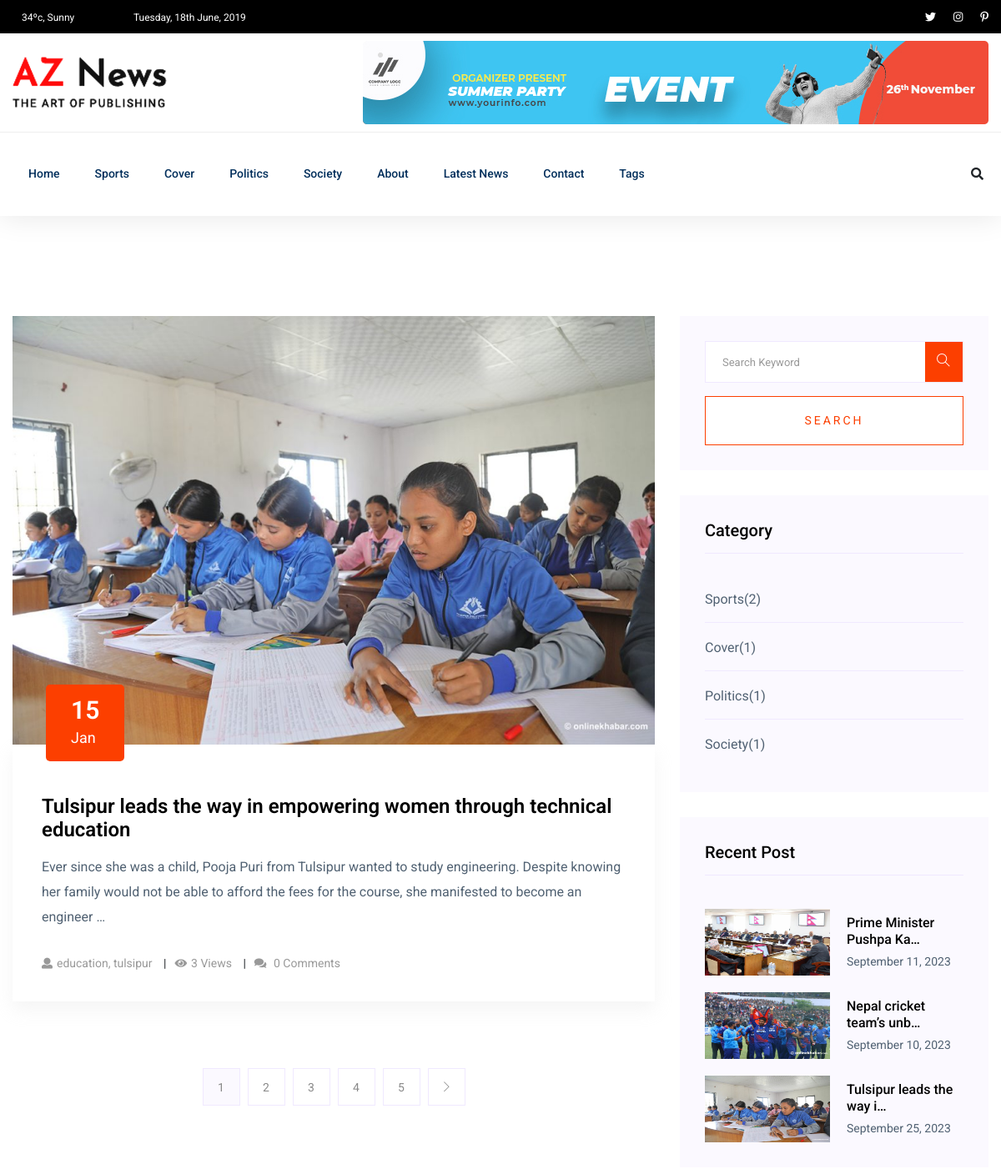
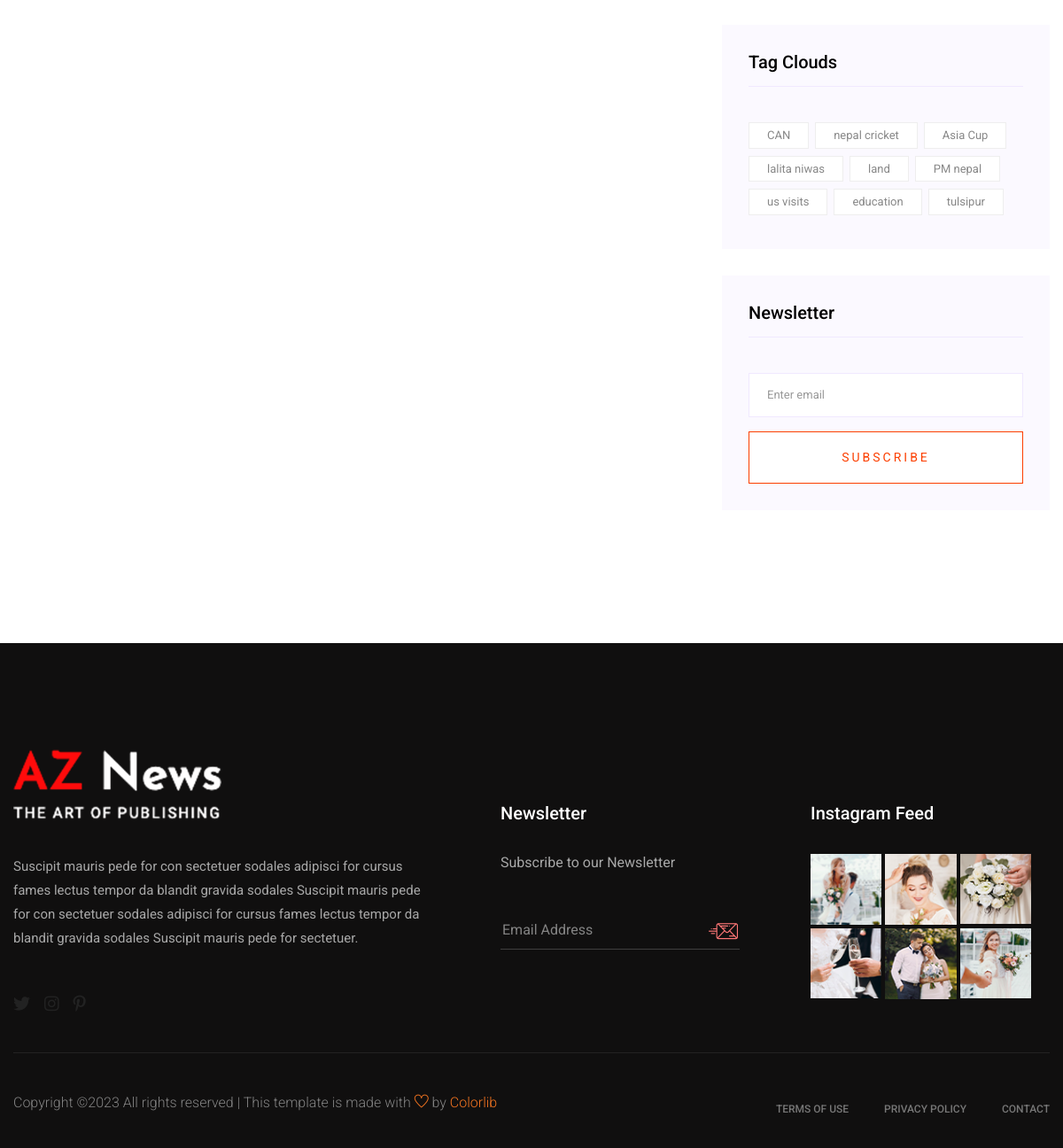
The page /post-list/ on the database its author committed (2 pictures, top to bottom).
### newspaper/models.py (models this page shows, shortened)
class TimeStampModel(models.Model):
    created_at = models.DateTimeField(auto_now_add=True)
    updated_at = models.DateTimeField(auto_now=True)
    class Meta:
        abstract = True  # Don't create table in DB

class Category(TimeStampModel):
    name = models.CharField(max_length=100)

class Post(TimeStampModel):
    STATUS_CHOICES = [
        ("active", "Active"),
        ("in_active", "Inactive"),
    ]
    title = models.CharField(max_length=200)
    content = models.TextField()
    featured_image = models.ImageField(upload_to="post_images/%Y/%m/%d", blank=False)
    author = models.ForeignKey("auth.User", on_delete=models.CASCADE)
    status = models.CharField(max_length=20, choices=STATUS_CHOICES, default="active")
    views_count = models.PositiveBigIntegerField(default=0)
    published_at = models.DateTimeField(null=True, blank=True)
    category = models.ForeignKey(Category, on_delete=models.CASCADE)
    tag = models.ManyToManyField(Tag)

class Tag(TimeStampModel):
    name = models.CharField(max_length=100)
    def __str__(self):
        return self.name

### newspaper/views.py (the view)
class PostListView(ListView):
    model = Post
    template_name = "aznews/list/list.html"
    context_object_name = "posts"
    queryset = Post.objects.filter(
        published_at__isnull=False, status="active"
    ).order_by("-published_at")
    paginate_by = 1

### templates/aznews/list/list.html
{% extends "aznews/base.html" %}
{% load static %}
{% block content %}
  <section class="blog_area section-padding">
    <div class="container">
      <div class="row">
        <div class="col-lg-8 mb-5 mb-lg-0">
          <div class="blog_left_sidebar">
            {% include "aznews/list/left/post_list.html" with posts=page_obj %}
            {% include "aznews/list/left/pagination.html" %}
          </div>
        </div>
        <div class="col-lg-4">
          <div class="blog_right_sidebar">
            {% include "aznews/list/right/search_form.html" %}
            {% include "aznews/list/right/categories.html" %}
            {% include "aznews/list/right/popular_posts.html" %}
            {% include "aznews/list/right/tags.html" %}
            {% include "aznews/list/right/newsletter.html" %}
          </div>
        </div>
      </div>
    </div>
  </section>
{% endblock content %}

### templates/aznews/header.html (shortened to what this page needs)
<header>
  <div class="header-area">
    <div class="main-header ">
      <div class="header-top black-bg d-none d-md-block">
        <div class="container">
          <div class="col-xl-12">
            <div class="row d-flex justify-content-between align-items-center">
              <div class="header-info-left">
                <ul>
                  <li>
                    34ºc, Sunny
                  </li>
                  <li>
                    Tuesday, 18th June, 2019
                  </li>
                </ul>
              </div>
              <div class="header-info-right">
                <ul class="header-social">
                  <li>
                    <a href="#"><i class="fab fa-twitter"></i></a>
                  </li>
                  <li>
                    <a href="#"><i class="fab fa-instagram"></i></a>
                  </li>
                  <li>
                    <a href="#"><i class="fab fa-pinterest-p"></i></a>
                  </li>
                </ul>
              </div>
            </div>
          </div>
        </div>
      </div>
      <div class="header-mid d-none d-md-block">
        <div class="container">
          <div class="row d-flex align-items-center">
            <div class="col-xl-3 col-lg-3 col-md-3">
              <div class="logo">
                <a href="/">
                  <img src="assets/img/logo/logo.png" alt="" />
                </a>
              </div>
            </div>
            <div class="col-xl-9 col-lg-9 col-md-9">
              <div class="header-banner f-right ">
                <img src="assets/img/hero/header_card.jpg" alt="" />
              </div>
            </div>
          </div>
        </div>
      </div>
      <div class="header-bottom header-sticky">
        <div class="container">
          <div class="row align-items-center">
            <div class="col-xl-10 col-lg-10 col-md-12 header-flex">
              <div class="main-menu d-none d-md-block">
                <nav>
                  <ul id="navigation">
                    <li>
                      <a href="/">Home</a>
                    </li>
                    {% for category in categories %}
                      <li>
                        <a href="{% url 'post-by-category' category.id %}">{{ category.name }}</a>
                      </li>
                    {% endfor %}
                    <li>
                      <a href="{% url 'about' %}">About</a>
                    </li>
                    <li>
                      <a href="{% url 'post-list' %}">Latest News</a>
                    </li>
                    <li>
                      <a href="{% url 'contact' %}">Contact</a>
                    </li>
                    <li>
                      <a href="#">Tags</a>
                    </li>
                  </ul>
                </nav>
              </div>
            </div>
            <div class="col-xl-2 col-lg-2 col-md-4">
              <div class="header-right-btn f-right d-none d-lg-block">
                <i class="fas fa-search special-tag"></i>
              </div>
            </div>
            <div class="col-12">
            </div>
          </div>
        </div>
      </div>
    </div>
  </div>
</header>

### templates/aznews/list/left/post_list.html
{% for post in posts %}
  <article class="blog_item">
    <div class="blog_item_img">
      <img class="card-img rounded-0"
           src="{{ post.featured_image.url }}"
           alt="{{ post.title }}" />
      <a href="#" class="blog_item_date">
        <h3>15</h3>
        <p>Jan</p>
      </a>
    </div>
    <div class="blog_details">
      <a class="d-inline-block" href="{% url 'post-detail' post.pk %}">
        <h2>{{ post.title }}</h2>
      </a>
      <p>{{ post.content|striptags|safe|truncatechars:200 }}</p>
      <ul class="blog-info-link">
        <li>
          <a href="#"><i class="fa fa-user"></i>{{ post.tag.all|join:", " }}</a>
        </li>
        <li>
          <a href="#"><i class="fa fa-eye"></i>{{ post.views_count }} Views</a>
        </li>
        <li>
          <a href="#"><i class="fa fa-comments"></i> {{ post.comment_set.count }} Comments</a>
        </li>
      </ul>
    </div>
  </article>
{% endfor %}

### templates/aznews/list/right/categories.html
<aside class="single_sidebar_widget post_category_widget">
  <h4 class="widget_title">Category</h4>
  <ul class="list cat-list">
    {% for category in categories %}
      <li>
        <a href="{% url 'post-by-category' category.pk %}" class="d-flex">
          <p>{{ category.name|title }}</p>
          <p>({{ category.post_set.count }})</p>
        </a>
      </li>
    {% endfor %}
  </ul>
</aside>

### templates/aznews/list/right/popular_posts.html
{% load static %}
<aside class="single_sidebar_widget popular_post_widget">
  <h3 class="widget_title">Recent Post</h3>
  {% for post in trending_posts %}
    <div class="media post_item">
      <img src="{{ post.featured_image.url }}"
           alt="{{ post.title }}"
           width="150px"
           height="80px" />
      <div class="media-body">
        <a href="{% url 'post-detail' post.pk %}">
          <h3>{{ post.title|truncatechars:25 }}</h3>
        </a>
        <p>{{ post.published_at|date:"F j, Y" }}</p>
      </div>
    </div>
  {% endfor %}
</aside>

### templates/aznews/list/right/tags.html
<aside class="single_sidebar_widget tag_cloud_widget">
  <h4 class="widget_title">Tag Clouds</h4>
  <ul class="list">
    {% for tag in tags %}
      <li>
        <a href="{% url 'post-by-tag' tag.pk %}">{{ tag.name }}</a>
      </li>
    {% endfor %}
  </ul>
</aside>

### rows shown on the page
Category: name "Sports", post_set.count "2"
Category: name "Cover", post_set.count "1"
Category: name "Politics", post_set.count "1"
Category: name "Society", post_set.count "1"
Post: featured_image (picture), title "Tulsipur leads the way in empowering women through technical education", content "Ever since she was a child, Pooja Puri from Tulsipur wanted to study engineering. Despite knowing her family would not be able to afford the fees for the course, she manifested to become an engineer …", tag.all "education, tulsipur", views_count "3", comment_set.count "0", title "Tulsipur leads the way i…", published_at "September 25, 2023"
Post: featured_image (picture), title "Prime Minister Pushpa Ka…", published_at "September 11, 2023"
Post: featured_image (picture), title "Nepal cricket team’s unb…", published_at "September 10, 2023"
Tag: name "CAN"
Tag: name "nepal cricket"
Tag: name "Asia Cup"
Tag: name "lalita niwas"
Tag: name "land"
Tag: name "PM nepal"
Tag: name "us visits"
Tag: name "education"
Tag: name "tulsipur"

### other values the page prints
{{ i }} "1" "2" "3" "4" "5"
